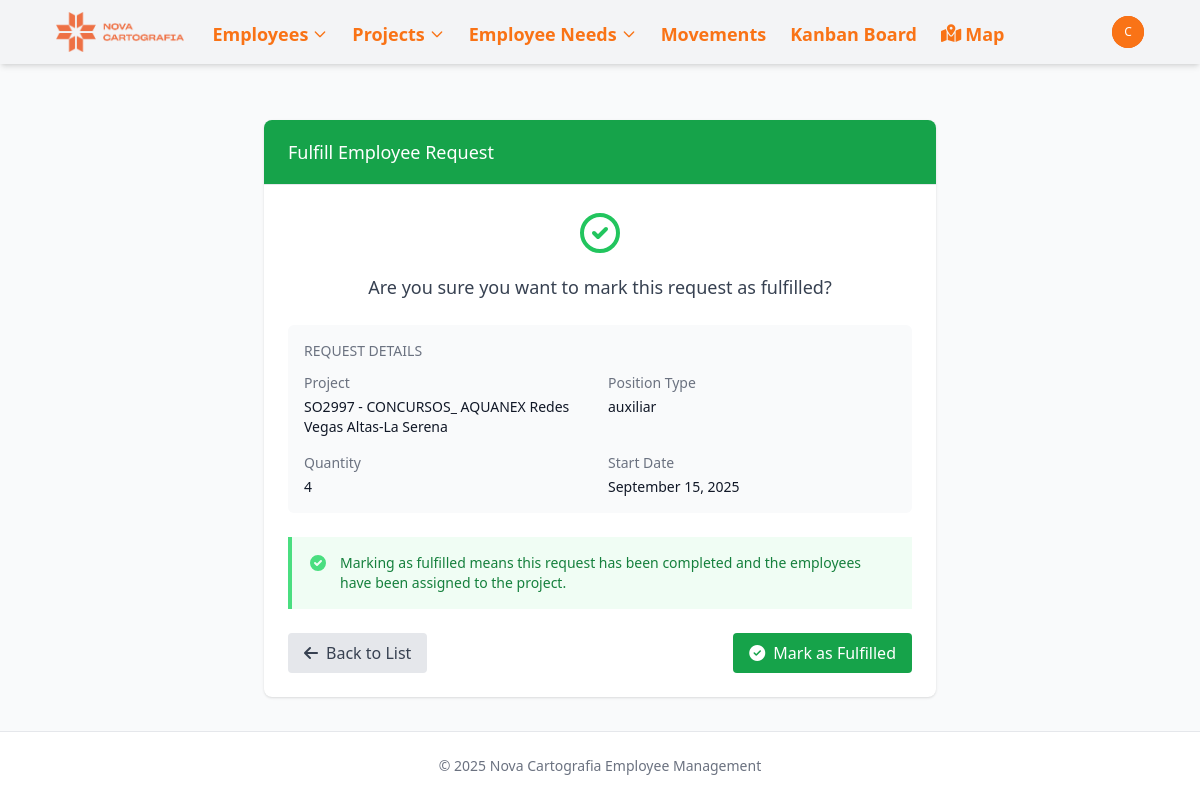
The app's page /employee-needed/9/fulfill/ (signed in), older data.
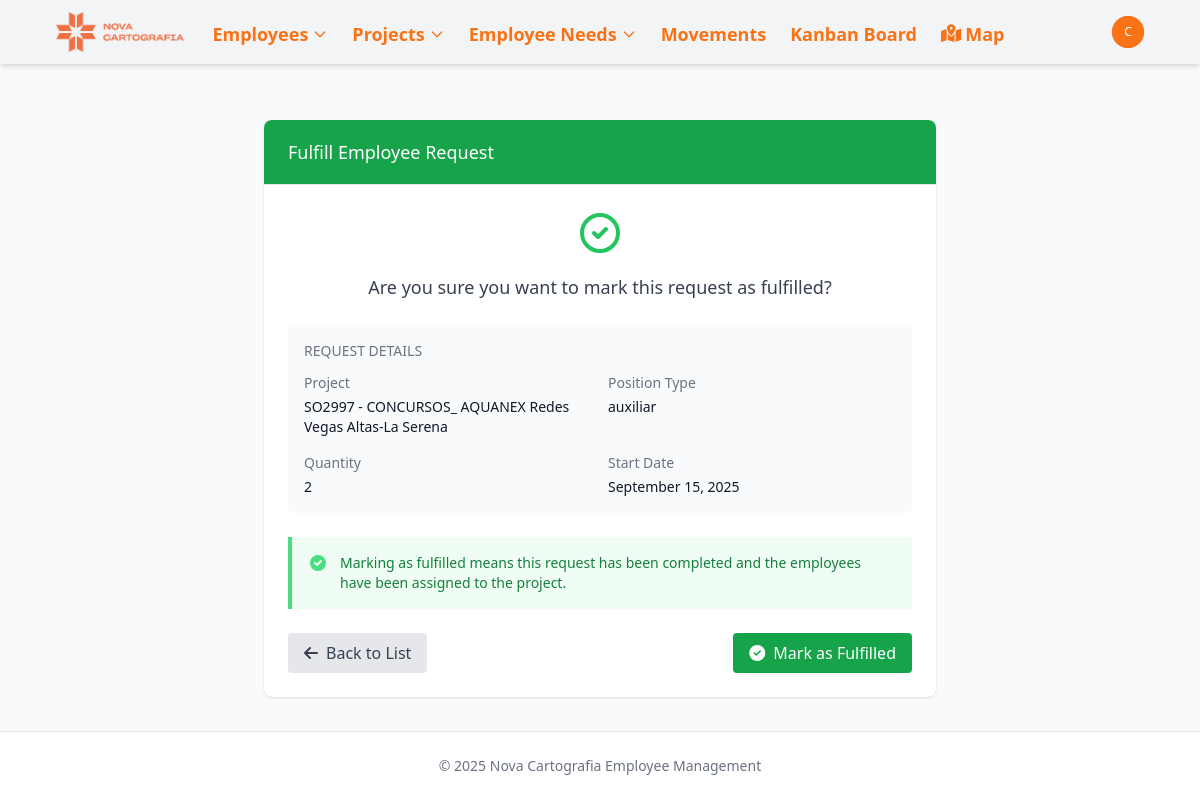
The same page, newer data.
### novacartografia_employee_management/models.py (models this page shows, shortened)
class EmployeeNeeded(models.Model):
    POSITION_TYPES = [
        ('topo', 'Topo'),
        ('auxiliar', 'Auxiliar'),
        ('piloto', 'Piloto'),
    ]
    project_id = models.ForeignKey(Project, on_delete=models.CASCADE)
    type = models.CharField(max_length=50, choices=POSITION_TYPES, default='topo')
    quantity = models.PositiveIntegerField()
    start_date = models.DateField()
    created_at = models.DateTimeField(auto_now_add=True)
    fulfilled = models.BooleanField(default=False)
    description = models.TextField(blank=True, null=True)

class Project(models.Model):
    PROJECT_TYPES = [
        ('external', 'Obra'),
        ('project', 'Proyecto'),
    ]
    MANAGER_TYPES = [
        ('Jose Cuesta Mejías', 'Cuesta'),
        ('Javier Marín Gimeno', 'Javi'),
        ('Guillermo Boscá Gómez', 'Guillermo'),
        ('Miguel Ángel Martínez García', 'Miguel Ángel'),
        ('Óscar López Valverde', 'Óscar'),
    ]
    name = models.CharField(max_length=500)
    type = models.CharField(max_length=50, choices=PROJECT_TYPES, default='proyecto')
    description = models.TextField(blank=True, null=True)
    manager = models.CharField(max_length=50, choices=MANAGER_TYPES, null=True, blank=True)
    state = models.CharField(max_length=50, null=True, blank=True, )
    date_from = models.DateField(blank=True, null=True)
    date_to = models.DateField(blank=True, null=True)
    academic_training = models.CharField(max_length=100, blank=True, null=True)
    twenty_hours = models.BooleanField(default=False)
    sixty_hours = models.BooleanField(default=False)
    confine = models.BooleanField(default=False)
    height = models.BooleanField(default=False)
    mining = models.BooleanField(default=False)
    railway_carriage = models.BooleanField(default=False)
    railway_mounting = models.BooleanField(default=False)
    building = models.BooleanField(default=False)
    office_work = models.BooleanField(default=False)
    scanner = models.BooleanField(default=False)
    leveling = models.BooleanField(default=False)
    static = models.BooleanField(default=False)
    drag = models.BooleanField(default=False)

### novacartografia_employee_management/views.py (the view)
# urls.py: path('employee-needed/<int:pk>/fulfill/', views.employee_needed_fulfill, name='employee_needed_fulfill'),
@login_required
def employee_needed_fulfill(request, pk):
    employee_needed = get_object_or_404(EmployeeNeeded, pk=pk)
    if request.method == 'POST':
        employee_needed.fulfilled = True
        employee_needed.save()
        messages.success(request, f'Employee needed "{employee_needed}" has been fulfilled successfully.')
        return redirect('kanban_board')
    return render(request, 'novacartografia_employee_management/employee_needed_confirm_fulfill.html', {'employee_needed': employee_needed})

### templates/novacartografia_employee_management/employee_needed_confirm_fulfill.html (shortened to what this page needs)
{% extends "base.html" %}
{% block content %}
<div class="max-w-2xl mx-auto">
    <div class="bg-white shadow overflow-hidden sm:rounded-lg">
        <div class="px-4 py-5 sm:px-6 bg-green-600">
            <h3 class="text-lg leading-6 font-medium text-white">Fulfill Employee Request</h3>
        </div>
        <div class="border-t border-gray-200 px-4 py-5 sm:p-6">
            <div class="mb-6">
                <svg class="h-12 w-12 text-green-500 mx-auto mb-4" fill="none" viewBox="0 0 24 24" stroke="currentColor">
                    <path stroke-linecap="round" stroke-linejoin="round" stroke-width="2" d="M9 12l2 2 4-4m6 2a9 9 0 11-18 0 9 9 0 0118 0z" />
                </svg>
                <p class="text-center text-gray-700 text-lg">Are you sure you want to mark this request as fulfilled?</p>
            </div>
            <div class="bg-gray-50 p-4 rounded-md mb-6">
                <h4 class="text-sm font-medium text-gray-500 uppercase mb-3">Request Details</h4>
                <dl class="grid grid-cols-1 gap-x-4 gap-y-4 sm:grid-cols-2">
                    <div class="sm:col-span-1">
                        <dt class="text-sm font-medium text-gray-500">Project</dt>
                        <dd class="mt-1 text-sm text-gray-900">{{ employee_needed.project_id.name }}</dd>
                    </div>
                    <div class="sm:col-span-1">
                        <dt class="text-sm font-medium text-gray-500">Position Type</dt>
                        <dd class="mt-1 text-sm text-gray-900">{{ employee_needed.type }}</dd>
                    </div>
                    <div class="sm:col-span-1">
                        <dt class="text-sm font-medium text-gray-500">Quantity</dt>
                        <dd class="mt-1 text-sm text-gray-900">{{ employee_needed.quantity }}</dd>
                    </div>
                    <div class="sm:col-span-1">
                        <dt class="text-sm font-medium text-gray-500">Start Date</dt>
                        <dd class="mt-1 text-sm text-gray-900">{{ employee_needed.start_date|date:"F j, Y" }}</dd>
                    </div>
                </dl>
            </div>
            <div class="bg-green-50 border-l-4 border-green-400 p-4 mb-6">
                <div class="flex">
                    <div class="flex-shrink-0">
                        <svg class="h-5 w-5 text-green-400" xmlns="http://www.w3.org/2000/svg" viewBox="0 0 20 20" fill="currentColor">
                            <path fill-rule="evenodd" d="M10 18a8 8 0 100-16 8 8 0 000 16zm3.707-9.293a1 1 0 00-1.414-1.414L9 10.586 7.707 9.293a1 1 0 00-1.414 1.414l2 2a1 1 0 001.414 0l4-4z" clip-rule="evenodd" />
                        </svg>
                    </div>
                    <div class="ml-3">
                        <p class="text-sm text-green-700">
                            Marking as fulfilled means this request has been completed and the employees have been assigned to the project.
                        </p>
                    </div>
                </div>
            </div>
            <div class="flex justify-between items-center">
                <a href="{% url 'employee_needed_list' %}" class="bg-gray-200 hover:bg-gray-300 text-gray-700 font-medium py-2 px-4 rounded flex items-center">
                    <i class="fas fa-arrow-left mr-2"></i> Back to List
                </a>
                <form method="post" class="inline">
                    <button type="submit" class="bg-green-600 hover:bg-green-700 text-white font-medium py-2 px-4 rounded flex items-center">
                        <i class="fas fa-check-circle mr-2"></i> Mark as Fulfilled
                    </button>
                </form>
            </div>
        </div>
    </div>
</div>
{% endblock %}

Row changes from the older to the newer data that the page shows:
changed EmployeeNeeded "auxiliar": quantity "4" → "2"
